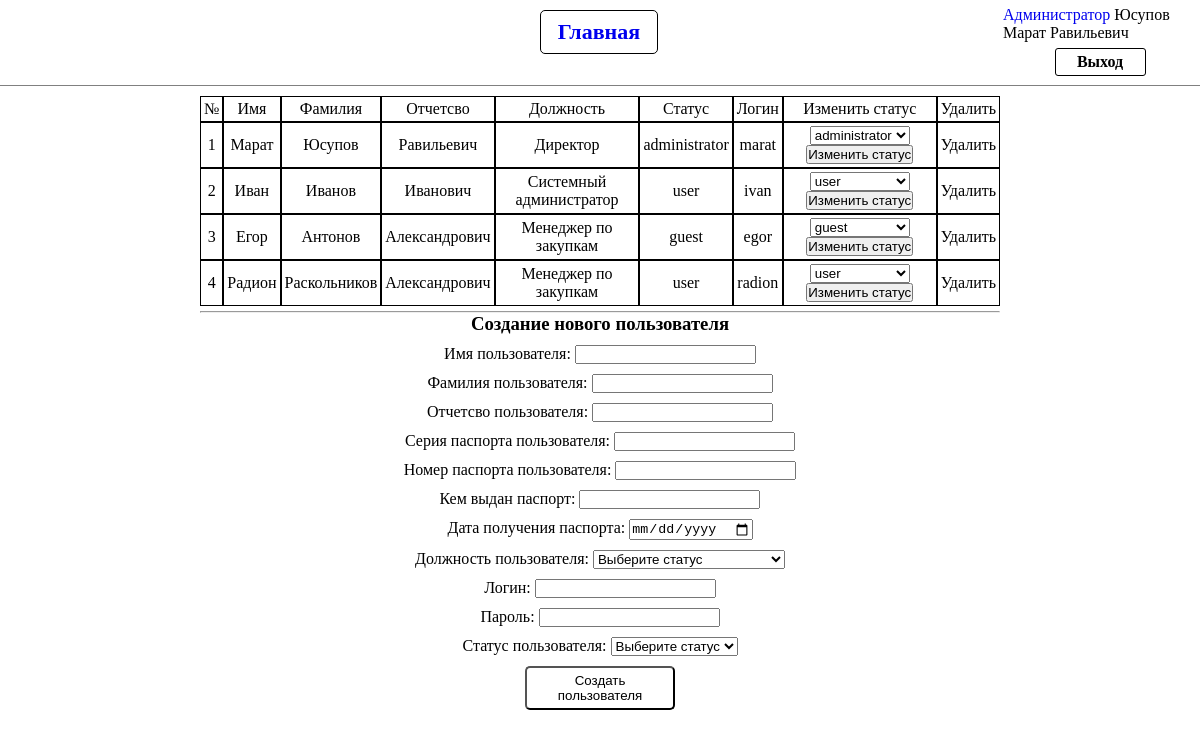
The page /admin (signed in) on the database its author committed.
### tables this page shows
CREATE TABLE `user` (
  `id` int(20) NOT NULL,
  `name` varchar(22) NOT NULL,
  `surname` varchar(22) NOT NULL,
  `patronymic` varchar(22) NOT NULL,
  `login` varchar(30) NOT NULL,
  `password` varchar(30) NOT NULL,
  `status_id` int(20) NOT NULL,
  `position_id` int(20) NOT NULL,
  `passport_id` int(20) NOT NULL
);

CREATE TABLE `position` (
  `id` int(20) NOT NULL,
  `name` varchar(50) NOT NULL,
  `organization_id` int(20) NOT NULL
);

CREATE TABLE `status` (
  `id` int(20) NOT NULL,
  `name` varchar(30) NOT NULL
);

### src/Database/MySQL.php (called while the page is built, shortened)
<?php
class MySQL
{
    private $db = null;
    private $query;
    private $leftJoin;
    private $where;
    private $sort;
    private $limit;
    public function __construct($db = null, $host = "localhost", $user = "root", $pass = "")
    {
        if (!$db) {
            $db = self::DATABASE;
        }
        $this->db = new \mysqli($host, $user, $pass, $db);
        $this->db->set_charset("utf8");
    }
    public function setSelect($table, $fields = "*")
    {
        $this->query = "";
        if(is_array($fields))
        {
            $list = "";
            foreach($fields as $key => $value)
            {
                if(strpos($value, ".") === false)
                {
                    $list .= "`{$value}`, ";
                }
                else
                {
                    $parts = explode(".", $value);
                    $list .= "`{$parts[0]}`.{$parts[1]}, ";
                }
            }
            $fields = substr($list, 0, -2);
        }
        $this->query .= "SELECT {$fields} FROM `{$table}` ";
        return $this;
    }
    public function setLeftJoin($newTable, $oldTable, $new = false, $nickname = null, $oldCell = null)
    {
        if($nickname != null)
        {
            $newTableNickname = $nickname;
            $nickname = "AS `{$nickname}`";
        }else{
            $nickname = "";
            $newTableNickname = $newTable;
        }
        if($oldCell == null)
        {
            $this->leftJoin .= "LEFT JOIN `{$newTable}` {$nickname} ON {$oldTable}.{$newTable}_id = {$newTableNickname}.id ";
        }
        else
        {
            $this->leftJoin .= "LEFT JOIN `{$newTable}` {$nickname} ON {$oldTable}.{$oldCell}_id = {$newTableNickname}.id ";
        }
        return $this;
    }
    public function setWhere($where)
    {
        $this->where = "";
        $this->where .= "WHERE {$where} ";
        return $this;
    }
    public function clear()
    {
        $this->limit = "";
        $this->sort = "";
        $this->leftJoin = "";
        $this->where = "";
    }
    public function getQuery()
    {
        return $this->query.
            $this->leftJoin.
            $this->where.
            $this->sort.
            $this->limit;
    }
    public function setQuery()
    {
        return $this->query($this->getQuery());
    }
    private function query($query)
    {
        $res = $this->db->query($query);
        if ($res === false) {
            return false;
        } elseif ($res === true) {
            return true;
        } else {
            $result = array();
            while ($row = $res->fetch_assoc()) {
                $result[] = $row;
            }
            return $result;
        }
    }
}

### src/Controllers/ControllerAdmin.php (called while the page is built, shortened)
<?php
class ControllerAdmin extends AbstractController
{
    function actionIndex()
    {
        $data = $this->getModel(new ModelAdmin());
        $this->view->generate('admin.php', 'wrapper.php', "main.css", $data);
    }
}

### src/Controller.php (called while the page is built, shortened)
<?php
class Controller
{
    public static function main()
    {
        Route::start();
    }
}

### index.php (called while the page is built, shortened)
<?php
    Controller::main();

### src/ControllerFactory.php (called while the page is built, shortened)
<?php
class ControllerFactory
{
    public function getController(AbstractController $abstractController)
    {
        return $abstractController;
    }
    public function getAdmin()
    {
        return $this->getController(new ControllerAdmin());
    }
}

### src/core/View.php (called while the page is built, shortened)
<?php
class View
{
    function generate($content_view, $template_view, $content_css, $data = null)
    {
        require __DIR__."/../View/".$template_view;
    }
}

### src/Model/ModelAdmin.php (called while the page is built, shortened)
<?php
class ModelAdmin extends AbstractModel
{
    public function getData()
    {
        $user = $this->db
            ->setSelect("user", [
                "user.id AS userId",
                "user.name AS userName",
                "surname",
                "patronymic",
                "login",
                "status.id AS statusId",
                "status.name AS statusName",
                "position.name AS posName"
            ])
            ->setLeftJoin("position", "user")
            ->setLeftJoin("status", "user")
            ->setQuery();
        return $this->data;
    }
}

### src/core/AbstractController.php (called while the page is built, shortened)
<?php
abstract class AbstractController {
    protected function getModel(AbstractModel $model)
    {
        return $model->getData();
    }
}

### src/View/admin.php (the view, shortened to what this page needs)
<table>
    <tr>
        <td>№</td>
        <td>Имя</td>
        <td>Фамилия</td>
        <td>Отчетсво</td>
        <td>Должность</td>
        <td>Статус</td>
        <td>Логин</td>
        <td>Изменить статус</td>
        <td>Удалить</td>
    </tr>
    <?php foreach ($data["user"] as $key => $value): ?>
        <tr>
            <td><?= $value["userId"] ?></td>
            <td><?= $value["userName"] ?></td>
            <td><?= $value["surname"] ?></td>
            <td><?= $value["patronymic"] ?></td>
            <td><?= $value["posName"] ?></td>
            <td><?= $value["statusName"] ?></td>
            <td><?= $value["login"] ?></td>
            <td>
                <form action="/admin" method="post">
                    <select name="status">
                            <option value="<?= $value["statusId"]?>"><?= $value["statusName"] ?></option>
                    </select>
                    <button name="action" value="changeStatus">Изменить статус</button>
                </form>
            </td>
            <td>Удалить</td>
        </tr>
    <? endforeach; ?>
</table>
<hr>
<h3>Создание нового пользователя</h3>
<form id="createUser" action="/admin" method="post">
    <label for="nameUser">Имя пользователя:
        <input id="nameUser" name="nameUser"  type="text" required>
    </label>
    <label for="surnameUser">Фамилия пользователя:
        <input id="surnameUser" name="surnameUser" type="text" required>
    </label>
    <label for="patronymic">Отчетсво пользователя:
        <input id="patronymic" name="patronymic" type="text" required>
    </label>
    <label for="passSeries">Серия паспорта пользователя:
        <input id="passSeries" name="passSeries"  type="text" required>
    </label>
    <label for="passNumber">Номер паспорта пользователя:
        <input id="passNumber" name="passNumber" type="text" required>
    </label>
    <label for="issued_by">Кем выдан паспорт:
        <input id="issued_by" name="issued_by" type="text" required>
    </label>
    <label for="date_of_issue">Дата получения паспорта:
        <input id="date_of_issue" name="date_of_issue" type="date" required>
    </label>
    <label for="position">Должность пользователя:
        <select id="position" name="position">
            <option value="0">Выберите статус</option>
        </select>
    </label>
    <label for="login">Логин:
        <input id="login" name="login" type="text" required>
    </label>
    <label for="password">Пароль:
        <input id="password" name="password" type="text" required>
    </label>
    <label for="status">Статус пользователя:
        <select id="status" name="status">
            <option value="0">Выберите статус</option>
        </select>
    </label>
    <button class="butts" name="action" value="createUser">Создать пользователя</button>
</form>

### src/core/AbstractModel.php (shortened to what this page needs)
<?php
abstract class AbstractModel
{
    protected $db;
    public function __construct()
    {
        $this->db = new MySQL();
        $this->arrayMerge([
            ["fullUser" => $this->getFullUser()]
        ]);
    }
    protected function getFullUser()
    {
        $user = $this->db
            ->setSelect("user", ["user.name as userName", "surname", "patronymic", "status.name AS statusName"])
            ->setLeftJoin("status", "user")
            ->setWhere("user.id = '{$_SESSION["idUser"]}'")
            ->setQuery();
        $status = ($user[0]["statusName"] == "administrator") ? "<a href='/admin'>Администратор</a>" : "Пользователь";
        return $status." ".$user[0]["surname"]." ".$user[0]["userName"]." ".$user[0]["patronymic"];
    }
}

### src/core/Route.php (shortened to what this page needs)
<?php
class Route
{
    public static function start()
    {
        $controller_name = 'Main';
        $action_name = 'index';
        $routes = explode('/', $_SERVER['REQUEST_URI']);
        if ( !empty($routes[1]))
        {
            $controller_name = explode('?', $routes[1]);
            $controller_name = $controller_name[0];
        }
        $controller_name = 'get'.ucfirst($controller_name);
        $action_name = 'action'.ucfirst($action_name);
        $controllers = new ControllerFactory();
        $controller = call_user_func([$controllers, $controller_name], []);
        $action = $action_name;
        if(method_exists($controller, $action))
        {
            $controller->$action();
        }
    }
}

### src/View/wrapper.php (shortened to what this page needs)
<!DOCTYPE html>
<html lang="en">
<head>
    <link href="src/View/css/header.css?<?= round(time()/20) ?>" rel="stylesheet">
    <link href="src/View/css/<?= $content_css?>?<?= round(time()/20) ?>" rel="stylesheet">
</head>
<body>
    <header>
        <a id="backMain" href="/">Главная</a>
        <?php if(!empty($_SESSION["idUser"]) && !empty($_SESSION["statusUser"])): ?>
            <div id="enter">
                <span><?= $data["fullUser"] ?></span>
                <a id="exit" href="/close">Выход</a>
            </div>
        <?php endif; ?>
    </header>
    <main>
        <?php include __DIR__.'/'.$content_view; ?>
    </main>
</body>
</html>

### src/View/css/header.css (style rules this page uses)
#enter { display: block; float: right; margin-bottom: auto; margin-top: auto; height: 30px; width: 200px; }
span { padding: 3px; margin-top: 3px; display: block; }
#exit { margin-top: 3px; padding: 4px; border: 1px solid; display: block; border-radius: 3px; color: black; text-align: center; width: 81px; margin-right: auto; margin-left: auto; font-weight: bold; }

### src/View/css/main.css (style rules this page uses)
* { margin: 0px; padding: 0px; text-decoration: none; }
h1, h2, h3 { text-align: center; }
main { width: 800px; margin-left: auto; margin-right: auto; }
p, table { margin: 5px; text-align: center; }
table { margin-left: auto; margin-right: auto; border-spacing: 0px; }
td { padding: 3px; border: 1px solid black; }
.butts { padding: 5px; background-color: white; border-radius: 5px; width: 150px; text-align: center; margin-left: auto; margin-right: auto; cursor: pointer; display: block; }
header { margin-bottom: 10px; border-bottom: 1px solid gray; height: 85px; }
#backMain { display: block; padding: 8px; border: 1px solid black; text-align: center; border-radius: 5px; width: 100px; cursor: pointer; font-weight: 600; font-size: 22px; float: left; margin-left: 45%; margin-top: 10px; }
#createUser label { margin: 10px auto; text-align: center; display: inherit; }

### rows shown on the page
user: id "1", name "Марат", surname "Юсупов", patronymic "Равильевич", position.name "Директор", status.name "administrator", login "marat", status "administrator"
user: id "2", name "Иван", surname "Иванов", patronymic "Иванович", position.name "Системный администратор", status.name "user", login "ivan", status "user"
user: id "3", name "Егор", surname "Антонов", patronymic "Александрович", position.name "Менеджер по закупкам", status.name "guest", login "egor", status "guest"
user: id "4", name "Радион", surname "Раскольников", patronymic "Александрович", position.name "Менеджер по закупкам", status.name "user", login "radion", status "user"

### other values the page prints
$data["fullUser"] "Юсупов Марат Равильевич"
